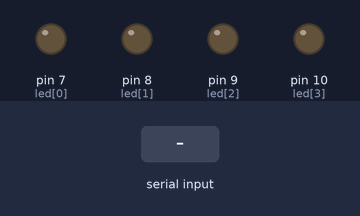
A sketch run on a simulated Arduino Uno, built with avr-gcc and run on an emulated ATmega328P. Shown: output pins drawn as LEDs (lit = HIGH). Dashed ring = blinking. The test bench sets the inputs (shaded band). Random numbers use the default seed unless the sketch sets one; what the sketch prints to the serial monitor is not drawn.

Above: at 1.2 s.
1.3 s: "test\n" received over Serial
At 1.45 s:
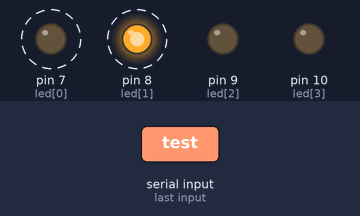
At 1.85 s:
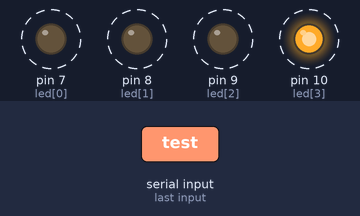
4.3 s: "1\n" received over Serial
Timing chart, 0 to 7.3 s (numbered marks = the images above; inputs shaded):
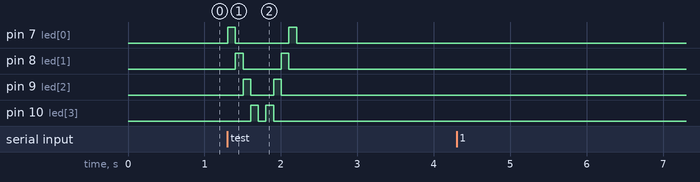

Measured:
- after the input at 1.3 s, pin 7 (led[0]): alternates HIGH for 0.10 s and LOW for 0.70 s, 4 changes in all, then stays LOW, starting at once; pin 8 (led[1]): alternates HIGH for 0.10 s and LOW for 0.50 s, 4 changes in all, then stays LOW, starting after 0.11 s
- after the input at 4.3 s, every drawn part: stays the same

The sketch:

przyciski_komendy_czas_tylko_raz_potem_reset_.ino
```cpp
int led []={7, 8, 9, 10};
int button []={2, 3, 4, 5};
int buttonState[] = {0,0,0,0};
int x = random(0,4);//numer popera
int xOld = x;
int current =0;
int target =20;
int flag = 0;

String inData;
char cmd[100];
byte cmdIndex;

unsigned long teraz;
unsigned long watch;

void setup() {
  pinMode(led[0], OUTPUT);
  pinMode(led[1], OUTPUT);
  pinMode(led[2], OUTPUT);
  pinMode(led[3], OUTPUT);
  pinMode(button[0], INPUT);
  pinMode(button[1], INPUT);
  pinMode(button[2], INPUT);
  pinMode(button[3], INPUT);
  Serial.begin(9600);
  Serial.println("ready");
  randomSeed(analogRead(0));
}

void exeCmd(){
  String command(cmd);
  if (command == "test"){
    for(int l; l<4; l++){
      digitalWrite(led[l],HIGH);
      delay(100);
      digitalWrite(led[l],LOW);
    }
    delay(100);
    for(int l=3; l>=0; l--){
      digitalWrite(led[l],HIGH);
      delay(100);
      digitalWrite(led[l],LOW);
    }
  }
  else if (cmd[0] == '1'){
    target  = atof(cmd + 1);
    watch = millis();
    while(current < target){
          digitalWrite(led[x],HIGH);
          buttonState[x]=digitalRead(button[x]);

          if(buttonState[x] == HIGH){
            digitalWrite(led[x],LOW);
            do{
            x = random(0,4);
            }while(x == xOld);

            if(x!=xOld){
              xOld=x;
              current ++;
            }
            //Serial.println(current);
          }
        }

        if(flag ==0){
          flag = 1;
          Serial.println("koniec");
          teraz = millis();
          Serial.println(teraz - watch);
        }
    }
}

void loop() {
  if(Serial.available()>0){
  char c = (char)Serial.read();
  if(c =='\n'){
    cmd[cmdIndex] = 0;
    exeCmd();
    cmdIndex = 0;
    char cmd[100];
    }
    else{
      cmd[cmdIndex] = c;
      if(cmdIndex <99) cmdIndex++;
      }


  }
}
```
